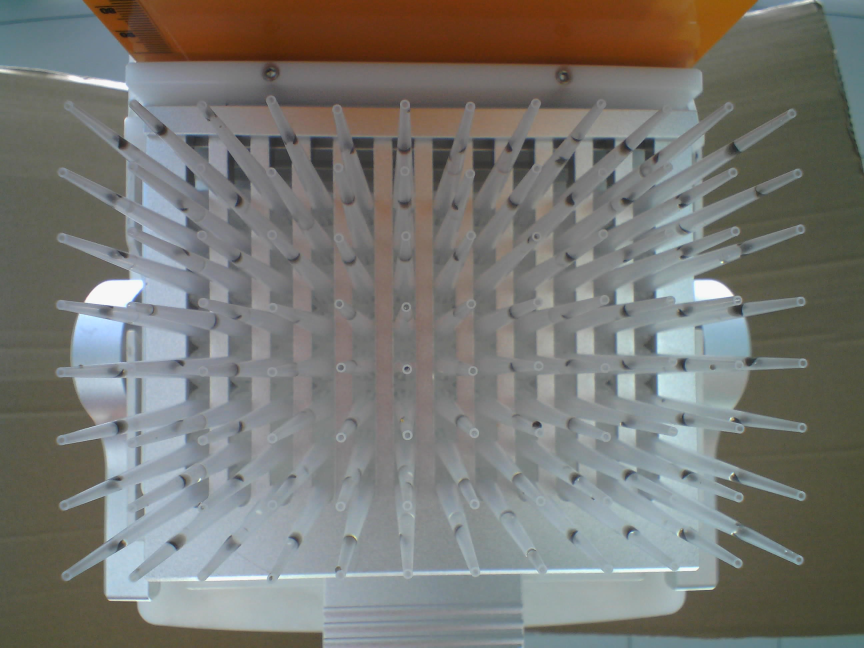
#> input picture sample/96-1000-黑色/96-1000-黑色-1.jpg, 2592 x 1944 px (shown at 1/3 size)
$ python -i radial_detector.py   (imports and definitions only)
#> lines starting #> are read from the running program, lines starting #| are printed output that depends on the picture; after the words box and inside, x2 and y2 are one past the last pixel; in counts of white or black regions, pixels touching at a corner belong together
#> further down, picture is the input picture: shape (1944, 2592, 3); mean B, G, R 115.3, 119.9, 119.9
"""
径向微孔板检测器
使用Hough圆检测识别径向/扇形布局的微孔板
"""

import cv2
import numpy as np


class RadialDetector:
    """径向微孔板检测器"""

    def __init__(self, rows=8, cols=12):
        self.rows = rows
        self.cols = cols
        self.total_tubes = rows * cols

    def detect_wells(self, roi_image):
        gray = cv2.cvtColor(roi_image, cv2.COLOR_BGR2GRAY)
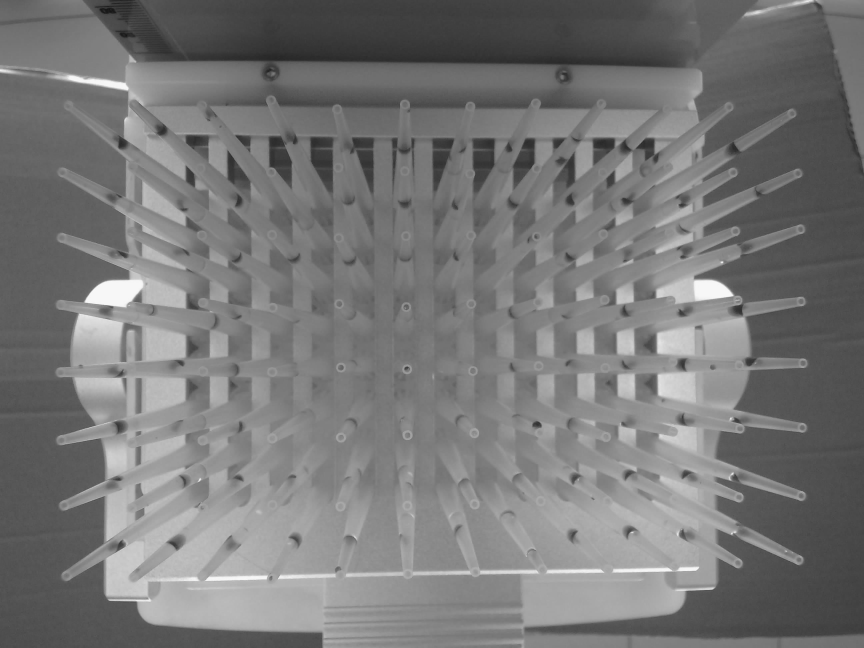
#> gray: shape (1944, 2592) (shown at 1/3 size); min 17, max 254, mean 119.4
        blurred = cv2.GaussianBlur(gray, (5, 5), 0)

        _, thresh = cv2.threshold(blurred, 40, 255, cv2.THRESH_BINARY_INV)
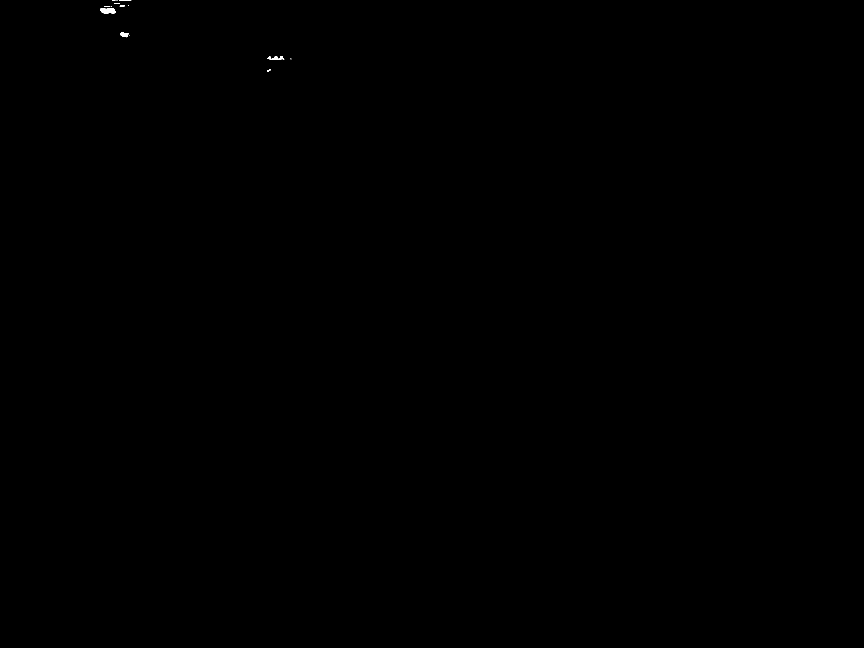
#> thresh: shape (1944, 2592) (shown at 1/3 size); 0.03% white; 14 white regions (6 under 20 px), largest, box (x1, y1, x2, y2) and area: (300, 24, 348, 41) 614, (803, 169, 853, 179) 267, (360, 98, 386, 112) 244

        kernel = cv2.getStructuringElement(cv2.MORPH_ELLIPSE, (5, 5))
        morphed = cv2.dilate(thresh, kernel, iterations=2)
#> morphed: shape (1944, 2592); 0.08% white; 7 white regions, largest, box (x1, y1, x2, y2) and area: (296, 15, 352, 45) 1289, (799, 165, 857, 183) 840, (332, 0, 398, 23) 779
        morphed = cv2.erode(morphed, kernel, iterations=1)
#> morphed: shape (1944, 2592); 0.05% white; 7 white regions

        contours, _ = cv2.findContours(
            morphed, cv2.RETR_EXTERNAL, cv2.CHAIN_APPROX_SIMPLE
        )
#> contours = 7 contours, 1 with area under 20; largest, box (x1, y1, x2, y2) and area: (298, 17, 350, 43) 954, (801, 167, 855, 181) 510, (334, 0, 396, 21) 421, (358, 96, 391, 114) 370, (800, 206, 814, 217) 82, (869, 174, 876, 180) 22

        valid_contours = []
        for cnt in contours:
            area = cv2.contourArea(cnt)
            if 100 < area < 2000:
                M = cv2.moments(cnt)
                if M["m00"] != 0:
                    cx = int(M["m10"] / M["m00"])
                    cy = int(M["m01"] / M["m00"])
                    valid_contours.append((cx, cy, area, cnt))
#> this loop made 7 passes
#> (area, cx, cy) on passes 3, 4, 5, 7: (510, 827, 173), (370.5, 373, 103), (954, 323, 30), (421, 358, 7)
#> area on passes 1 to 2: 82.5, 22.5
#> after the loop, valid_contours = 4 items

        return valid_contours

    # [39 lines left out: functions filter_wells, map_to_grid, not called in this run]

    def check_fill_status(self, contour_data, roi_image):
        cx, cy, area, cnt = contour_data
        return "filled"

    # [50 lines left out: function detect_plate, not called in this run]

>>> import cv2
>>> picture = cv2.imread('../sample/96-1000-黑色/96-1000-黑色-1.jpg')
>>> result = RadialDetector().detect_wells(picture)
#> result = 4 items
